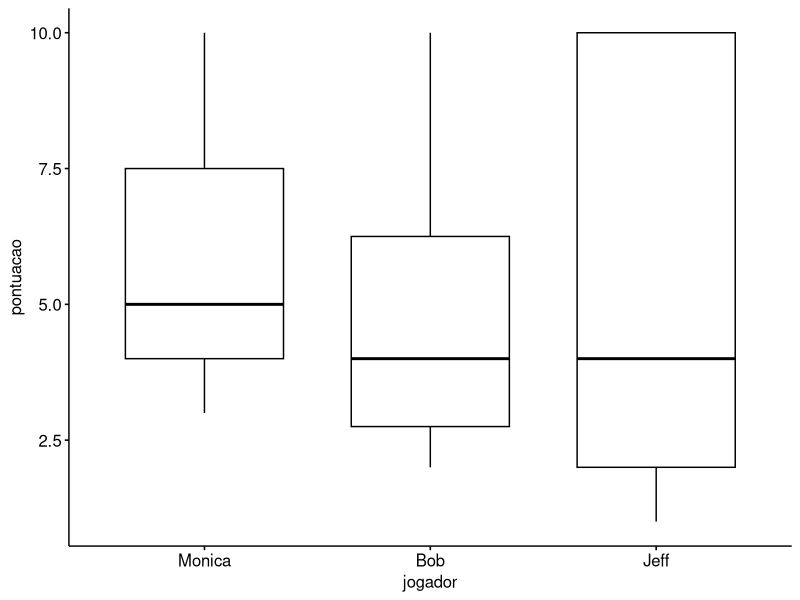

R code for this plot:
library(tidyverse)
library(ggpubr)
library(rstatix)

# Carregando base de dados
library(readxl)
arco_e_flecha <- read_excel("arco_e_flecha.xlsx")
View(arco_e_flecha)

dados <- arco_e_flecha

# 1.3 Estatísticas de resumo
dados %>% 
  group_by(jogador) %>% 
  get_summary_stats(pontuacao, type = "full")


ggboxplot(dados, x = "jogador", y = "pontuacao")

# Computando o teste

dados %>% 
  group_by(jogador) %>% 
  shapiro_test(pontuacao)

# p = 0.698 é maior que 0.05, ou seja, não é estatisticamente significativo
dados %>% 
  kruskal_test(pontuacao ~ jogador)

# O teste de Dunn também apresentou como resultados não significativo
teste_dunn <- dados %>% 
  dunn_test(pontuacao ~ jogador, p.adjust.method = "bonferroni")


# Calculando o tamanho do efeito
dados %>% 
  kruskal_effsize(pontuacao ~ jogador)
